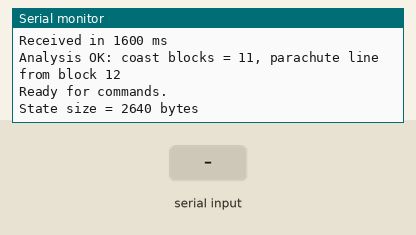
Recording of a sketch running on a simulated ESP32. Shown: the last lines printed to the serial monitor. The inputs (shaded band) are chosen by the test bench.

Above: at 3.8 s.
3.9 s: "STATS\n" received over Serial
At 4.3 s:
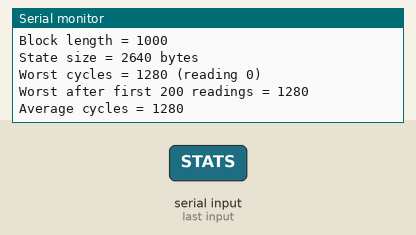
5.4 s: "GLITCHES\n" received over Serial
At 6.2 s:
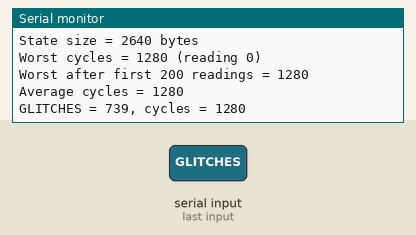
6.9 s: "DESCENT\n" received over Serial
At 7.3 s:
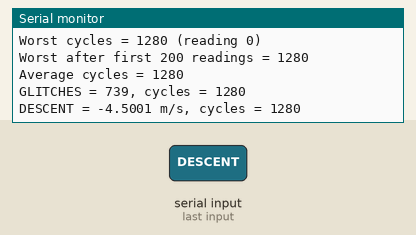
8.4 s: "LAND\n" received over Serial
At 9.6 s:
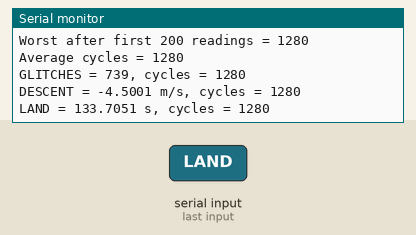
9.9 s: "G\n" received over Serial
At 10.7 s:
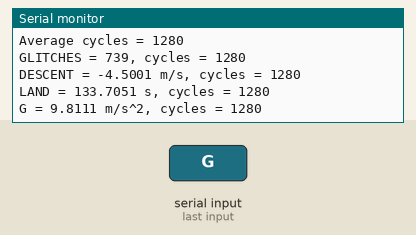
11.4 s: "APOGEE\n" received over Serial
At 11.9 s:
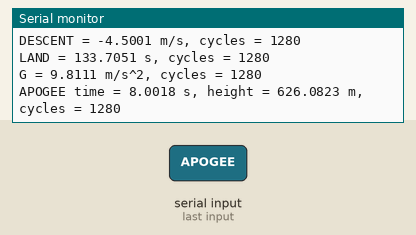

The sketch:

Level_4.ino
```cpp
// ============================================================
// Catch the Rocket - Level 4 (block-sum design + glitch filter)
//
// IDEA
//   * The 100,000 readings are cut into 100 blocks of 1,000 readings.
//   * For each block we keep only THREE exact integers (using the
//     reading's position u = 0..999 inside the block, h in cm):
//         s0 = sum(h)     s1 = sum(u*h)     s2 = sum(u*u*h)
//     The time grid is the same in every block, so the sums that only
//     involve time (sum u, sum u^2, ...) are known formulas, not stored.
//   * After the burst, sums over any group of blocks are rebuilt in
//     double precision, so we can fit a line or a parabola to ANY
//     group of blocks without having kept a single reading.
//   * The parachute is found from the DATA (no 12 s hard-coding):
//       1. fit a line to everything from 45 s on (the problem says the
//          rocket is under the parachute by then),
//       2. walk backwards block by block while a block still agrees
//          with that line (slope AND height),
//       3. the first block that disagrees is dropped; everything
//          before it is the coast -> fit the parabola to it.
//   * LEVEL 4 - GLITCHES: every reading is compared with the last GOOD
//     reading. A glitch is a single reading at least 50 m off, normal
//     readings differ by only a few metres, so anything more than 25 m
//     away is rejected and counted (GLITCHES is an exact count). The
//     rejected reading is replaced by the last good value so the time
//     grid inside each block stays complete. The rocket's altitude is
//     continuous when the parachute opens, so a glitch can never be
//     mistaken for the deployment.
//   * DEPLOY = where parabola and line cross. The parabola minus the
//     line opens downward, so it has two roots. At the LARGER root the
//     parabola goes from above the line to below it (it falls faster
//     than the parachute line, by at least 10 m/s). That is the real
//     deployment; the smaller root is during the climb.
//
// MEMORY  : 100 blocks x 24 bytes + a few results = well under 4096.
// SPEED   : per reading: 1 float->int, 3 adds, 2 multiplies.
// ============================================================

#include <Arduino.h>
#include <math.h>
#include <string.h>
#include <stdlib.h>

#define TRACKER_GLITCHES 1

// NOTE: the types and constants come first so the Arduino IDE's automatic
// function prototypes (which it inserts before the first function) can see them.

// ============================================================
// DESIGN CONSTANTS
// ============================================================

static const uint32_t TOTAL_READINGS = 100000;
static const uint32_t WARMUP_READINGS = 200;   // first readings run with a cold code cache
static const uint32_t BLOCK_LEN      = 1000;                   // readings per block
static const uint32_t NUM_BLOCKS     = TOTAL_READINGS / BLOCK_LEN;

// The problem guarantees the parachute is open from 45 s onward (Level 1).
static const uint32_t SURE_PARACHUTE_BLOCK = 45000 / BLOCK_LEN;

// A block "agrees with the parachute line" if its slope is within
// 1 m/s of the line (block-slope noise is only about 0.13 m/s) AND its
// mean height is within 0.3 m of the line (noise about 0.04 m). A coast
// block next to the deployment fails at least one of the two tests, even
// for the nastiest flight the 10 m/s guarantee allows.
static const double SLOPE_TOL_MPS = 1.0;
static const double HEIGHT_TOL_M  = 0.3;

// A glitch moves one reading 50 m to 300 m, while two normal readings
// differ by at most 4 m plus the motion in 1-2 ms. Anything more than
// 25 m away from the last good reading is a glitch. The rocket's
// altitude is continuous when the parachute opens (only the SLOPE
// changes), so a glitch can never be mistaken for the deployment.
static const int32_t GLITCH_JUMP_CM = 2500;

// binomial coefficients and powers of 1000 (read-only, live in flash)
static const double BINOM[5][5] = {
  {1, 0, 0, 0, 0},
  {1, 1, 0, 0, 0},
  {1, 2, 1, 0, 0},
  {1, 3, 3, 1, 0},
  {1, 4, 6, 4, 1}
};
static const double K1000[5] = {1.0, 1e3, 1e6, 1e9, 1e12};


// ============================================================
// STATE (everything the board remembers)
// ============================================================

struct BlockSums {
  int64_t s0;   // sum of h          (h in cm)
  int64_t s1;   // sum of u * h      (u = position in block, ms)
  int64_t s2;   // sum of u * u * h
};

// y = c0 + c1*(x - xc) + c2*(x - xc)^2     x in seconds, y in metres
struct Poly {
  double c0, c1, c2, xc;
};

struct State {
  BlockSums blocks[NUM_BLOCKS];

  // the block currently being filled
  int64_t  acc0, acc1, acc2;
  uint32_t u;                 // position inside current block
  uint32_t k;                 // index of current block

  uint32_t totalReadings;
  uint32_t worstCycles;       // slowest reading (tracker call + our work)
  uint32_t worstIndex;        // which reading that was
  uint32_t worstWarm;         // slowest reading after the first WARMUP_READINGS
  uint64_t cycleSum;          // for the average

  // glitch filter
  int32_t  prevGood;          // last reading accepted as good (cm)
  uint32_t havePrev;
  uint32_t glitches;          // exact count of rejected readings

  // what the data told us
  uint32_t coastBlocks;       // blocks 0 .. coastBlocks-1 are pure coast
  uint32_t lineFirstBlock;    // blocks lineFirstBlock .. 99 are on the parachute line
  uint32_t ok;                // 1 if the analysis succeeded

  Poly para;                  // coast parabola
  Poly line;                  // parachute line (c2 = 0)

  double up[5];               // sum of u^j over one block, j = 0..4

  // answers
  double gravity;             // m/s^2
  double apogeeT, apogeeH;    // s, m
  double deployT, deployH;    // s, m
  double descent;             // m/s (negative = falling)
  double landT;               // s
};

State state;

// The compiler refuses to build the sketch if the remembered data ever exceeds 4 KB.
static_assert(sizeof(State) <= 4096, "State is larger than 4096 bytes");


// ===== OFFICIAL TRACKER: do not modify =====
// Set TRACKER_GLITCHES to 1 or 0 *above* this block, never inside it.
static uint32_t trackerSeed = 20261001u;

static uint32_t trackerRand() {
  trackerSeed = trackerSeed * 1664525u + 1013904223u;
  return trackerSeed;
}

float nextAltitude() {
  // This flight's secrets. Every tracker uses different ones.
  const int64_t H0 = 31200;   // altitude at t = 0, in cm
  const int64_t V0 = 7850;    // upward speed at t = 0, in cm/s
  const int64_t G = 981;      // gravity, in cm/s^2
  const int64_t TD = 12000;   // parachute opens at this time, in ms
  const int64_t VD = -450;    // speed under the parachute, in cm/s
  static int64_t t = 0;       // time of this reading, in ms
  static int quiet = 0;       // readings until a glitch is allowed again
  int64_t tc = (t < TD) ? t : TD;
  int64_t h = H0 + V0 * tc / 1000 - G * tc * tc / 2000000;
  if (t > TD) h += VD * (t - TD) / 1000;
  uint32_t r = trackerRand();
  if (quiet > 0) quiet--;
  if (TRACKER_GLITCHES && t >= 1000 && quiet == 0 && (r >> 24) < 2) {
    quiet = 10;
    // glitch: 50 to 300 m off
    int64_t off = 5000 + (int64_t)((r >> 4) % 25001);
    h += ((r >> 3) & 1) ? off : -off;
    if (h < 0) h += 2 * off;
  } else {
    h += (int64_t)((r >> 8) % 401) - 200;   // noise: -2.00 to +2.00 m
  }
  t++;
  return (float)h / 100.0f;
}
// ========================================= END OFFICIAL TRACKER

// ============================================================
// PER-READING WORK (the only code that runs inside the burst)
// ============================================================

static inline void addReading(int32_t h) {
  int64_t hh = h;
  state.acc0 += hh;
  state.acc1 += (int64_t)state.u * hh;
  state.acc2 += (int64_t)(state.u * state.u) * hh;

  if (++state.u == BLOCK_LEN) {
    if (state.k < NUM_BLOCKS) {
      BlockSums &b = state.blocks[state.k];
      b.s0 = state.acc0;
      b.s1 = state.acc1;
      b.s2 = state.acc2;
    }
    state.acc0 = state.acc1 = state.acc2 = 0;
    state.u = 0;
    state.k++;
  }
}


// ============================================================
// MATHS AFTER THE BURST
// ============================================================

static void initLocalPowers() {
  double m = (double)BLOCK_LEN - 1.0;
  state.up[0] = (double)BLOCK_LEN;
  state.up[1] = m * (m + 1.0) / 2.0;
  state.up[2] = m * (m + 1.0) * (2.0 * m + 1.0) / 6.0;
  state.up[3] = state.up[1] * state.up[1];
  state.up[4] = m * (m + 1.0) * (2.0 * m + 1.0) * (3.0 * m * m + 3.0 * m - 1.0) / 30.0;
}

static double evalPoly(const Poly &p, double x) {
  double d = x - p.xc;
  return p.c0 + p.c1 * d + p.c2 * d * d;
}

// Solve an n x n system (n <= 3) by Gaussian elimination with pivoting.
static bool gaussSolve(int n, double M[3][4], double *sol) {
  for (int i = 0; i < n; i++) {
    int piv = i;
    for (int j = i + 1; j < n; j++)
      if (fabs(M[j][i]) > fabs(M[piv][i])) piv = j;
    if (fabs(M[piv][i]) < 1e-18) return false;
    if (piv != i)
      for (int k = i; k <= n; k++) {
        double tmp = M[i][k]; M[i][k] = M[piv][k]; M[piv][k] = tmp;
      }
    for (int j = i + 1; j < n; j++) {
      double f = M[j][i] / M[i][i];
      for (int k = i; k <= n; k++) M[j][k] -= f * M[i][k];
    }
  }
  for (int i = n - 1; i >= 0; i--) {
    double s = M[i][n];
    for (int j = i + 1; j < n; j++) s -= M[i][j] * sol[j];
    sol[i] = s / M[i][i];
  }
  return true;
}

// Least-squares polynomial (degree 1 or 2) over blocks kFrom .. kTo-1.
// Time is measured from the middle of the region (in seconds) so all
// numbers stay small and well-conditioned.
static bool fitRegion(uint32_t kFrom, uint32_t kTo, int deg, Poly &out) {
  double xcMs = ((double)kFrom * BLOCK_LEN + (double)kTo * BLOCK_LEN - 1.0) / 2.0;

  double sp[5] = {0, 0, 0, 0, 0};   // sum of x^p   (ms for now)
  double sq[3] = {0, 0, 0};         // sum of x^j * h

  for (uint32_t k = kFrom; k < kTo; k++) {
    double o = (double)k * BLOCK_LEN - xcMs;      // block start relative to centre
    double op[5];
    op[0] = 1.0;
    for (int i = 1; i < 5; i++) op[i] = op[i - 1] * o;

    double s[3] = {(double)state.blocks[k].s0,
                   (double)state.blocks[k].s1,
                   (double)state.blocks[k].s2};

    // sum over the block of (u + o)^p
    for (int p = 0; p <= 2 * deg; p++) {
      double acc = 0;
      for (int j = 0; j <= p; j++) acc += BINOM[p][j] * op[p - j] * state.up[j];
      sp[p] += acc;
    }
    // sum over the block of (u + o)^j * h
    for (int j = 0; j <= deg; j++) {
      double acc = 0;
      for (int i = 0; i <= j; i++) acc += BINOM[j][i] * op[j - i] * s[i];
      sq[j] += acc;
    }
  }

  int n = deg + 1;
  double M[3][4];
  for (int i = 0; i < n; i++) {
    for (int j = 0; j < n; j++) M[i][j] = sp[i + j] / K1000[i + j];       // seconds
    M[i][n] = sq[i] / (K1000[i] * 100.0);                                 // cm -> m
  }

  double sol[3] = {0, 0, 0};
  if (!gaussSolve(n, M, sol)) return false;

  out.xc = xcMs / 1000.0;
  out.c0 = sol[0];
  out.c1 = sol[1];
  out.c2 = (deg == 2) ? sol[2] : 0.0;
  return true;
}

// slope (m/s) of the straight line fitted to one block
static double blockSlope(uint32_t k) {
  double n   = (double)BLOCK_LEN;
  double num = n * (double)state.blocks[k].s1 - state.up[1] * (double)state.blocks[k].s0;
  double den = n * state.up[2] - state.up[1] * state.up[1];
  return num / den * 10.0;                       // cm/ms -> m/s
}

static double blockMean(uint32_t k) {            // metres
  return (double)state.blocks[k].s0 / (double)BLOCK_LEN / 100.0;
}

static double blockMidX(uint32_t k) {            // seconds
  return ((double)k * BLOCK_LEN + ((double)BLOCK_LEN - 1.0) / 2.0) / 1000.0;
}

static void analyse() {
  state.ok = 0;
  initLocalPowers();

  // 1. seed line from the part we are told is under the parachute
  Poly seed;
  if (!fitRegion(SURE_PARACHUTE_BLOCK, NUM_BLOCKS, 1, seed)) return;

  // 2. walk backwards while blocks still agree with that line
  int kf = (int)SURE_PARACHUTE_BLOCK - 1;
  while (kf >= 0) {
    double dSlope  = fabs(blockSlope(kf) - seed.c1);
    double dHeight = fabs(blockMean(kf) - evalPoly(seed, blockMidX(kf)));
    if (dSlope > SLOPE_TOL_MPS || dHeight > HEIGHT_TOL_M) break;
    kf--;
  }
  if (kf < 3) return;                            // not enough coast to fit a parabola

  // block kf is dropped: it is either pure coast or contains the deployment
  state.coastBlocks    = (uint32_t)kf;
  state.lineFirstBlock = (uint32_t)kf + 1;

  // 3. final fits on clean data
  if (!fitRegion(state.lineFirstBlock, NUM_BLOCKS, 1, state.line)) return;
  if (!fitRegion(0, state.coastBlocks, 2, state.para)) return;

  // 4. answers
  const Poly &P = state.para;
  const Poly &L = state.line;

  state.descent = L.c1;
  state.landT   = L.xc - L.c0 / L.c1;

  state.gravity = -2.0 * P.c2;
  state.apogeeT = P.xc - P.c1 / (2.0 * P.c2);
  state.apogeeH = P.c0 - P.c1 * P.c1 / (4.0 * P.c2);

  // parabola and line in absolute time, then solve  parabola = line
  double A2 = P.c2;
  double A1 = P.c1 - 2.0 * P.c2 * P.xc;
  double A0 = P.c0 - P.c1 * P.xc + P.c2 * P.xc * P.xc;
  double L1 = L.c1;
  double L0 = L.c0 - L.c1 * L.xc;

  double qa = A2, qb = A1 - L1, qc = A0 - L0;
  double disc = qb * qb - 4.0 * qa * qc;
  if (disc < 0.0) return;

  double sq = sqrt(disc);
  double r1 = (-qb + sq) / (2.0 * qa);
  double r2 = (-qb - sq) / (2.0 * qa);
  state.deployT = (r1 > r2) ? r1 : r2;           // the LARGER root (see header)
  state.deployH = evalPoly(P, state.deployT);

  state.ok = 1;
}

static double altitudeAt(double t) {
  return (t < state.deployT) ? evalPoly(state.para, t) : evalPoly(state.line, t);
}


// ============================================================
// RECEIVE THE BURST
// ============================================================

static void processReadings() {
  for (uint32_t i = 0; i < TOTAL_READINGS; i++) {

    uint32_t start = ESP.getCycleCount();

    float altitude = nextAltitude();
    int32_t h = (int32_t)lroundf(altitude * 100.0f);   // exact centimetres

    if (state.havePrev) {
      int32_t d = h - state.prevGood;
      if (d < 0) d = -d;
      if (d > GLITCH_JUMP_CM) {
        state.glitches++;
        h = state.prevGood;       // keep the time grid: reuse the last good value
      } else {
        state.prevGood = h;
      }
    } else {
      state.prevGood = h;
      state.havePrev = 1;
    }

    addReading(h);
    state.totalReadings++;

    uint32_t cycles = ESP.getCycleCount() - start;
    state.cycleSum += cycles;
    if (cycles > state.worstCycles) {
      state.worstCycles = cycles;
      state.worstIndex  = i;
    }
    if (i >= WARMUP_READINGS && cycles > state.worstWarm) state.worstWarm = cycles;
  }

  analyse();
}


// ============================================================
// COMMANDS
// ============================================================

static void handleCommand(char *cmd) {

  // trim and upper-case in place
  while (*cmd == ' ') cmd++;
  int len = (int)strlen(cmd);
  while (len > 0 && (cmd[len - 1] == ' ' || cmd[len - 1] == '\r')) cmd[--len] = 0;
  for (int i = 0; i < len; i++)
    if (cmd[i] >= 'a' && cmd[i] <= 'z') cmd[i] -= 32;

  uint32_t start = ESP.getCycleCount();

  if (!state.ok && strcmp(cmd, "STATS") != 0 && strcmp(cmd, "GLITCHES") != 0) {
    Serial.println("ERR analysis failed");
    return;
  }

  if (strcmp(cmd, "DESCENT") == 0) {
    uint32_t cyc = ESP.getCycleCount() - start;
    Serial.print("DESCENT = ");
    Serial.print(state.descent, 4);
    Serial.print(" m/s, cycles = ");
    Serial.println(cyc);
  }
  else if (strcmp(cmd, "LAND") == 0) {
    uint32_t cyc = ESP.getCycleCount() - start;
    Serial.print("LAND = ");
    Serial.print(state.landT, 4);
    Serial.print(" s, cycles = ");
    Serial.println(cyc);
  }
  else if (strcmp(cmd, "G") == 0) {
    uint32_t cyc = ESP.getCycleCount() - start;
    Serial.print("G = ");
    Serial.print(state.gravity, 4);
    Serial.print(" m/s^2, cycles = ");
    Serial.println(cyc);
  }
  else if (strcmp(cmd, "APOGEE") == 0) {
    uint32_t cyc = ESP.getCycleCount() - start;
    Serial.print("APOGEE time = ");
    Serial.print(state.apogeeT, 4);
    Serial.print(" s, height = ");
    Serial.print(state.apogeeH, 4);
    Serial.print(" m, cycles = ");
    Serial.println(cyc);
  }
  else if (strcmp(cmd, "DEPLOY") == 0) {
    uint32_t cyc = ESP.getCycleCount() - start;
    Serial.print("DEPLOY time = ");
    Serial.print(state.deployT, 4);
    Serial.print(" s, altitude = ");
    Serial.print(state.deployH, 4);
    Serial.print(" m, cycles = ");
    Serial.println(cyc);
  }
  else if (strcmp(cmd, "GLITCHES") == 0) {
    uint32_t cyc = ESP.getCycleCount() - start;
    Serial.print("GLITCHES = ");
    Serial.print(state.glitches);
    Serial.print(", cycles = ");
    Serial.println(cyc);
  }
  else if (strncmp(cmd, "ALT ", 4) == 0) {
    char *endPtr;
    double t = strtod(cmd + 4, &endPtr);
    while (*endPtr == ' ') endPtr++;
    if (endPtr == cmd + 4 || *endPtr != '\0' || t < 0.0 || t > 100.0) {
      Serial.println("ERR");
      return;
    }
    double alt = altitudeAt(t);
    uint32_t cyc = ESP.getCycleCount() - start;
    Serial.print("ALT ");
    Serial.print(t, 3);
    Serial.print(" = ");
    Serial.print(alt, 2);
    Serial.print(" m, cycles = ");
    Serial.println(cyc);
  }
  else if (strcmp(cmd, "STATS") == 0) {
    Serial.print("Total readings = ");
    Serial.println(state.totalReadings);
    Serial.print("Coast readings used = ");
    Serial.println(state.coastBlocks * BLOCK_LEN);
    Serial.print("Parachute readings used = ");
    Serial.println((NUM_BLOCKS - state.lineFirstBlock) * BLOCK_LEN);
    Serial.print("Glitches rejected = ");
    Serial.println(state.glitches);
    Serial.print("Block length = ");
    Serial.println(BLOCK_LEN);
    Serial.print("State size = ");
    Serial.print(sizeof(State));
    Serial.println(" bytes");
    Serial.print("Worst cycles = ");
    Serial.print(state.worstCycles);
    Serial.print(" (reading ");
    Serial.print(state.worstIndex);
    Serial.println(")");
    Serial.print("Worst after first ");
    Serial.print(WARMUP_READINGS);
    Serial.print(" readings = ");
    Serial.println(state.worstWarm);
    Serial.print("Average cycles = ");
    Serial.println((uint32_t)(state.cycleSum / TOTAL_READINGS));
  }
  else {
    Serial.println("ERR");
  }
}


// ============================================================
// SETUP / LOOP
// ============================================================

void setup() {
  Serial.begin(115200);
  delay(1000);

  Serial.println();
  Serial.println("Catch the Rocket - Level 4");
  Serial.println("Receiving 100000 readings (takes a few seconds)...");

  uint32_t t0 = millis();
  processReadings();
  uint32_t elapsed = millis() - t0;

  Serial.print("Received in ");
  Serial.print(elapsed);
  Serial.println(" ms");

  if (state.ok) {
    Serial.print("Analysis OK: coast blocks = ");
    Serial.print(state.coastBlocks);
    Serial.print(", parachute line from block ");
    Serial.println(state.lineFirstBlock);
  } else {
    Serial.println("Analysis FAILED");
  }

  Serial.println("Ready for commands.");
  Serial.print("State size = ");
  Serial.print(sizeof(State));
  Serial.println(" bytes");
}

void loop() {
  static char buf[32];
  static uint8_t n = 0;
  static uint32_t lastChar = 0;

  while (Serial.available()) {
    char ch = (char)Serial.read();
    lastChar = millis();
    if (ch == '\n' || ch == '\r') {
      if (n > 0) {
        buf[n] = 0;
        n = 0;
        handleCommand(buf);
      }
    } else if (n < sizeof(buf) - 1) {
      buf[n++] = ch;
    }
  }

  // Serial Monitor set to "No line ending": run the command after a short pause
  if (n > 0 && millis() - lastChar > 300) {
    buf[n] = 0;
    n = 0;
    handleCommand(buf);
  }
}
```

Measured:
- after the input at 3.9 s, the serial monitor: prints a new line at once (image 1)
- after the input at 5.4 s, the serial monitor: prints a new line at once (image 2)
- after the input at 6.9 s, the serial monitor: prints a new line at once (image 3)
- after the input at 8.4 s, the serial monitor: prints a new line at once (image 4)
- after the input at 9.9 s, the serial monitor: prints a new line at once (image 5)
- after the input at 11.4 s, the serial monitor: prints a new line at once (image 6)
